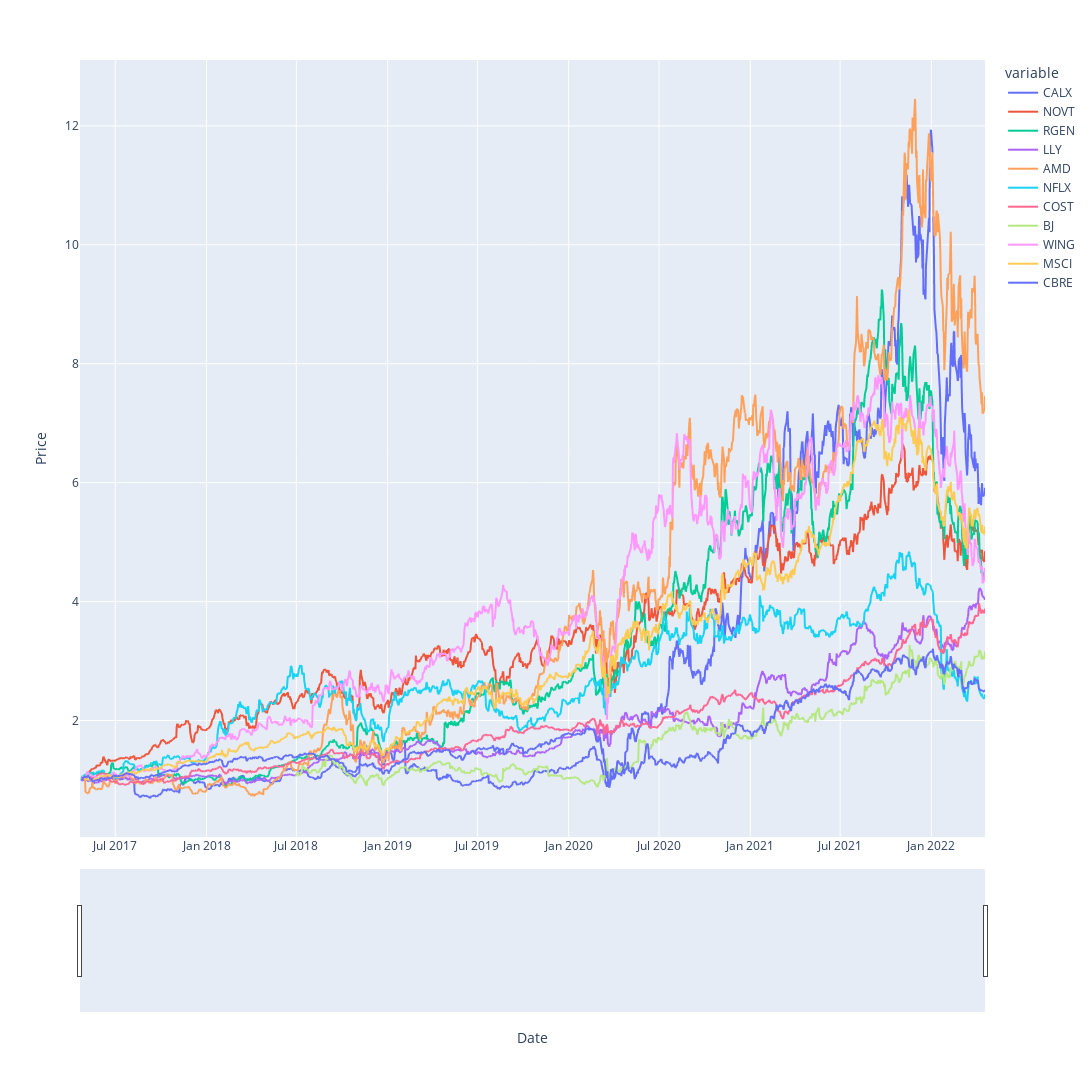

Notebook code for this chart:
### Code cell
# Plot out cumulative returns for each stock since beginning of 2017
fig = px.line(mult_cum_df, x=mult_cum_df.index, y=mult_cum_df.columns)
fig.update_xaxes(title="Date", rangeslider_visible=True)
fig.update_yaxes(title="Price")
fig.update_layout(height=1200, width=1800, 
                  showlegend=True)
fig.show()

### Figure 1 — Plotly figure (JSON) as saved in the notebook; plotly's stock layout.template omitted (floating-point values rounded to 4 significant figures; data arrays with more than 128 entries replaced by an {"elided": "..."} marker saying what was removed)
{"data": [{"hovertemplate": "variable=CALX<br>Date=%{x}<br>value=%{y}<extra></extra>", "legendgroup": "CALX", "line": {"color": "#636efa", "dash": "solid"}, "marker": {"symbol": "circle"}, "mode": "lines", "name": "CALX", "showlegend": true, "type": "scattergl", "x": {"elided": "1258 str values"}, "xaxis": "x", "y": {"elided": "1258 float values"}, "yaxis": "y"}, {"hovertemplate": "variable=NOVT<br>Date=%{x}<br>value=%{y}<extra></extra>", "legendgroup": "NOVT", "line": {"color": "#EF553B", "dash": "solid"}, "marker": {"symbol": "circle"}, "mode": "lines", "name": "NOVT", "showlegend": true, "type": "scattergl", "x": {"elided": "1258 str values"}, "xaxis": "x", "y": {"elided": "1258 float values"}, "yaxis": "y"}, {"hovertemplate": "variable=RGEN<br>Date=%{x}<br>value=%{y}<extra></extra>", "legendgroup": "RGEN", "line": {"color": "#00cc96", "dash": "solid"}, "marker": {"symbol": "circle"}, "mode": "lines", "name": "RGEN", "showlegend": true, "type": "scattergl", "x": {"elided": "1258 str values"}, "xaxis": "x", "y": {"elided": "1258 float values"}, "yaxis": "y"}, {"hovertemplate": "variable=LLY<br>Date=%{x}<br>value=%{y}<extra></extra>", "legendgroup": "LLY", "line": {"color": "#ab63fa", "dash": "solid"}, "marker": {"symbol": "circle"}, "mode": "lines", "name": "LLY", "showlegend": true, "type": "scattergl", "x": {"elided": "1258 str values"}, "xaxis": "x", "y": {"elided": "1258 float values"}, "yaxis": "y"}, {"hovertemplate": "variable=AMD<br>Date=%{x}<br>value=%{y}<extra></extra>", "legendgroup": "AMD", "line": {"color": "#FFA15A", "dash": "solid"}, "marker": {"symbol": "circle"}, "mode": "lines", "name": "AMD", "showlegend": true, "type": "scattergl", "x": {"elided": "1258 str values"}, "xaxis": "x", "y": {"elided": "1258 float values"}, "yaxis": "y"}, {"hovertemplate": "variable=NFLX<br>Date=%{x}<br>value=%{y}<extra></extra>", "legendgroup": "NFLX", "line": {"color": "#19d3f3", "dash": "solid"}, "marker": {"symbol": "circle"}, "mode": "lines", "name": "NFLX", "showlegend": true, "type": "scattergl", "x": {"elided": "1258 str values"}, "xaxis": "x", "y": {"elided": "1258 float values"}, "yaxis": "y"}, {"hovertemplate": "variable=COST<br>Date=%{x}<br>value=%{y}<extra></extra>", "legendgroup": "COST", "line": {"color": "#FF6692", "dash": "solid"}, "marker": {"symbol": "circle"}, "mode": "lines", "name": "COST", "showlegend": true, "type": "scattergl", "x": {"elided": "1258 str values"}, "xaxis": "x", "y": {"elided": "1258 float values"}, "yaxis": "y"}, {"hovertemplate": "variable=BJ<br>Date=%{x}<br>value=%{y}<extra></extra>", "legendgroup": "BJ", "line": {"color": "#B6E880", "dash": "solid"}, "marker": {"symbol": "circle"}, "mode": "lines", "name": "BJ", "showlegend": true, "type": "scattergl", "x": {"elided": "1258 str values"}, "xaxis": "x", "y": {"elided": "1258 float values"}, "yaxis": "y"}, {"hovertemplate": "variable=WING<br>Date=%{x}<br>value=%{y}<extra></extra>", "legendgroup": "WING", "line": {"color": "#FF97FF", "dash": "solid"}, "marker": {"symbol": "circle"}, "mode": "lines", "name": "WING", "showlegend": true, "type": "scattergl", "x": {"elided": "1258 str values"}, "xaxis": "x", "y": {"elided": "1258 float values"}, "yaxis": "y"}, {"hovertemplate": "variable=MSCI<br>Date=%{x}<br>value=%{y}<extra></extra>", "legendgroup": "MSCI", "line": {"color": "#FECB52", "dash": "solid"}, "marker": {"symbol": "circle"}, "mode": "lines", "name": "MSCI", "showlegend": true, "type": "scattergl", "x": {"elided": "1258 str values"}, "xaxis": "x", "y": {"elided": "1258 float values"}, "yaxis": "y"}, {"hovertemplate": "variable=CBRE<br>Date=%{x}<br>value=%{y}<extra></extra>", "legendgroup": "CBRE", "line": {"color": "#636efa", "dash": "solid"}, "marker": {"symbol": "circle"}, "mode": "lines", "name": "CBRE", "showlegend": true, "type": "scattergl", "x": {"elided": "1258 str values"}, "xaxis": "x", "y": {"elided": "1258 float values"}, "yaxis": "y"}], "layout": {"height": 1200, "legend": {"title": {"text": "variable"}, "tracegroupgap": 0}, "margin": {"t": 60}, "showlegend": true, "width": 1800, "xaxis": {"anchor": "y", "domain": [0, 1], "rangeslider": {"visible": true}, "title": {"text": "Date"}}, "yaxis": {"anchor": "x", "domain": [0, 1], "title": {"text": "Price"}}}}
